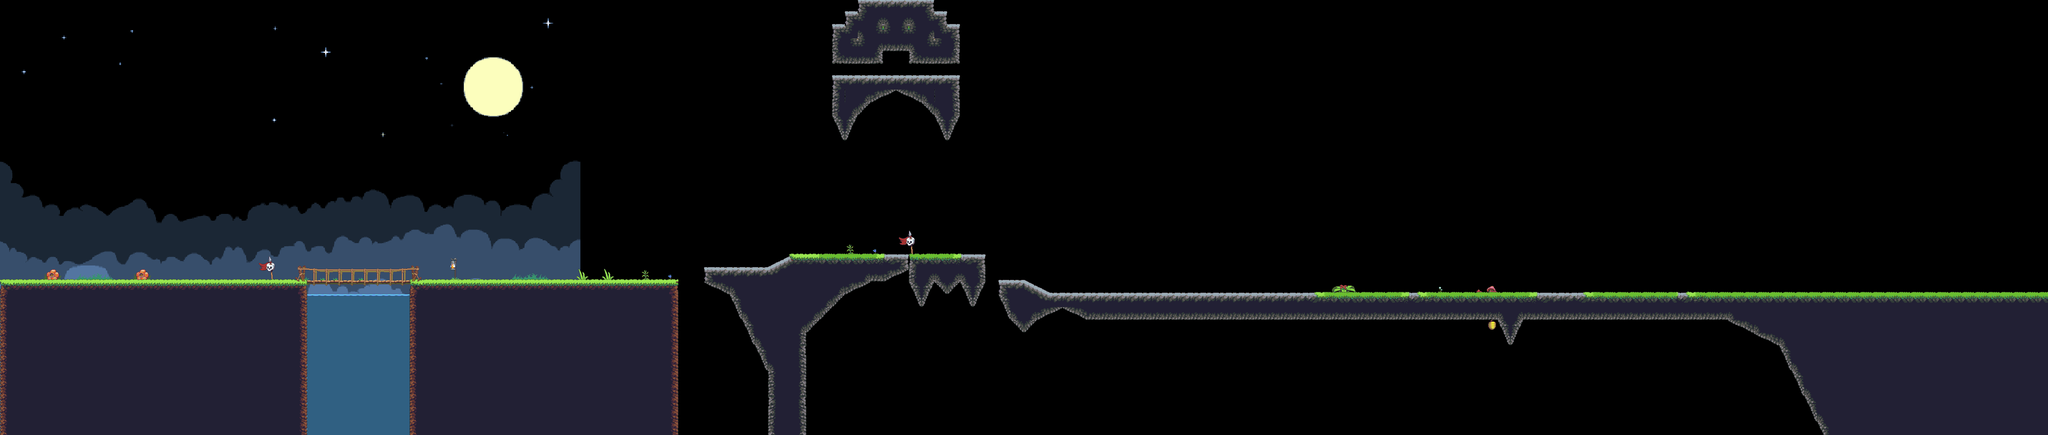

The image is a tile-based game level rendered from a .tmx file. Its description and source (layers, tilesets, objects; grid data summarised) follow:
An orthogonal 160x34 tile map with 32x32 px tiles, 4 tile layers (Background, Foreground, ForForground, RealForeground), 3 tilesets, 1 image layer and 44 objects (15x EnemyEntity, 9x CoinEntity, 8x Ground, 2x SpikeEntity, 2x zahl, ...).

<map version="1.0" orientation="orthogonal" renderorder="left-up" width="160" height="34" tilewidth="32" tileheight="32" nextobjectid="118">
 <tileset firstgid="1" name="jungle_guide" tilewidth="32" tileheight="32">
  <image source="../img/map/jungle_guide.png" width="768" height="928" />
 </tileset>
 <tileset firstgid="697" name="jungle_terrain" tilewidth="32" tileheight="32">
  <image source="../img/map/jungle_terrain.png" width="896" height="480" />
 </tileset>
 <tileset firstgid="1117" name="objekte" tilewidth="32" tileheight="32">
  <image source="../img/map/objekte.png" width="416" height="224" />
 </tileset>
 <imagelayer name="Parallax_layer1" x="-2" y="1">
  <image source="../img/background/background_fog5.png" />
 </imagelayer>
 <layer name="Background" width="160" height="34">
  <data>[5440 cells, 56 non-empty, 35 distinct tile ids]</data>
 </layer>
 <layer name="Foreground" width="160" height="34">
  <data>[5440 cells, 1344 non-empty, 92 distinct tile ids]</data>
 </layer>
 <layer name="ForForground" width="160" height="34">
  <data>[5440 cells, 2 non-empty, 2 distinct tile ids]</data>
 </layer>
 <objectgroup name="Object">
  <properties>
   <property name="duration" value="300" />
   <property name="fade" value="#300000" />
  </properties>
  <object id="3" name="mainPlayer" x="6" y="633" width="32" height="64">
   <properties>
    <property name="image" value="gripe_run_right" />
    <property name="spritewidth" value="64" />
   </properties>
  </object>
  <object id="4" name="CoinEntity" x="1704" y="598" width="32" height="32">
   <properties>
    <property name="image" value="spinning_coin_gold" />
    <property name="spritewidth" value="32" />
   </properties>
  </object>
  <object id="5" name="game.LevelEntity" x="5089" y="-165" width="31" height="900">
   <properties>
    <property name="duration" value="300" />
    <property name="fade" value="#009900" />
    <property name="to" value="1" />
   </properties>
  </object>
  <object id="16" name="SpikeEntity" x="767" y="1046.33" width="257" height="40" />
  <object id="19" name="SpikeEntity" x="1693" y="1047.33" width="2143" height="41" />
  <object id="30" name="CoinEntity" x="170" y="650" width="32" height="32">
   <properties>
    <property name="image" value="spinning_coin_gold" />
    <property name="spritewidth" value="32" />
   </properties>
  </object>
  <object id="31" name="CoinEntity" x="1121" y="643" width="32" height="32">
   <properties>
    <property name="image" value="spinning_coin_gold" />
    <property name="spritewidth" value="32" />
   </properties>
  </object>
  <object id="32" name="CoinEntity" x="2026" y="587" width="32" height="32">
   <properties>
    <property name="image" value="spinning_coin_gold" />
    <property name="spritewidth" value="32" />
   </properties>
  </object>
  <object id="57" name="CoinEntity" x="2651" y="659" width="32" height="32">
   <properties>
    <property name="image" value="spinning_coin_gold" />
    <property name="spritewidth" value="32" />
   </properties>
  </object>
  <object id="67" name="CoinEntity" x="492" y="592" width="32" height="32">
   <properties>
    <property name="image" value="spinning_coin_gold" />
    <property name="spritewidth" value="32" />
   </properties>
  </object>
  <object id="69" name="CoinEntity" x="1515" y="645" width="32" height="32">
   <properties>
    <property name="image" value="spinning_coin_gold" />
    <property name="spritewidth" value="32" />
   </properties>
  </object>
  <object id="70" name="CoinEntity" x="2420" y="546" width="32" height="32">
   <properties>
    <property name="image" value="spinning_coin_gold" />
    <property name="spritewidth" value="32" />
   </properties>
  </object>
  <object id="72" name="CoinEntity" x="3244" y="670" width="32" height="32">
   <properties>
    <property name="image" value="spinning_coin_gold" />
    <property name="spritewidth" value="32" />
   </properties>
  </object>
 </objectgroup>
 <objectgroup name="EnemyEntities">
  <object id="7" name="EnemyEntity" x="206" y="639" width="539" height="59">
   <properties>
    <property name="attack" value="1" />
    <property name="image" value="frog" />
    <property name="jump" value="0" />
    <property name="speed" value="4" />
    <property name="spriteheight" value="64" />
    <property name="spritewidth" value="64" />
   </properties>
  </object>
  <object id="79" name="EnemyEntity" x="2201" y="452" width="260" height="200">
   <properties>
    <property name="attack" value="4" />
    <property name="image" value="oger2" />
    <property name="jump" value="0" />
    <property name="speed" value="0" />
    <property name="spriteheight" value="200" />
    <property name="spritewidth" value="250" />
   </properties>
  </object>
  <object id="84" name="EnemyEntity" x="992" y="642" width="700" height="70">
   <properties>
    <property name="attack" value="3" />
    <property name="image" value="buckbeak" />
    <property name="jump" value="0" />
    <property name="speed" value="10" />
    <property name="spriteheight" value="64" />
    <property name="spritewidth" value="64" />
   </properties>
  </object>
  <object id="103" name="EnemyEntity" x="865" y="521" width="65" height="300">
   <properties>
    <property name="attack" value="5" />
    <property name="image" value="octopus" />
    <property name="jump" value="5" />
    <property name="speed" value="0" />
    <property name="spriteheight" value="64" />
    <property name="spritewidth" value="64" />
   </properties>
  </object>
  <object id="107" name="EnemyEntity" x="1158" y="568" width="700" height="70">
   <properties>
    <property name="attack" value="3" />
    <property name="image" value="buckbeak" />
    <property name="jump" value="0" />
    <property name="speed" value="10" />
    <property name="spriteheight" value="64" />
    <property name="spritewidth" value="64" />
   </properties>
  </object>
  <object id="108" name="EnemyEntity" x="1623" y="629" width="700" height="70">
   <properties>
    <property name="attack" value="3" />
    <property name="image" value="buckbeak" />
    <property name="jump" value="0" />
    <property name="speed" value="10" />
    <property name="spriteheight" value="64" />
    <property name="spritewidth" value="64" />
   </properties>
  </object>
  <object id="109" name="EnemyEntity" x="1774" y="567" width="700" height="70">
   <properties>
    <property name="attack" value="3" />
    <property name="image" value="buckbeak" />
    <property name="jump" value="0" />
    <property name="speed" value="10" />
    <property name="spriteheight" value="64" />
    <property name="spritewidth" value="64" />
   </properties>
  </object>
  <object id="110" name="EnemyEntity" x="2503" y="663" width="700" height="70">
   <properties>
    <property name="attack" value="3" />
    <property name="image" value="buckbeak" />
    <property name="jump" value="0" />
    <property name="speed" value="10" />
    <property name="spriteheight" value="64" />
    <property name="spritewidth" value="64" />
   </properties>
  </object>
  <object id="111" name="EnemyEntity" x="3209" y="665" width="700" height="70">
   <properties>
    <property name="attack" value="3" />
    <property name="image" value="buckbeak" />
    <property name="jump" value="0" />
    <property name="speed" value="10" />
    <property name="spriteheight" value="64" />
    <property name="spritewidth" value="64" />
   </properties>
  </object>
  </objectgroup>
 <layer name="RealForeground" width="160" height="34" opacity="0.9">
  <data>[5440 cells, 38 non-empty, 19 distinct tile ids]</data>
 </layer>
 <objectgroup name="collision">
  <!-- 16 objects omitted --></objectgroup>
</map>
<!-- 22 of 44 objects omitted -->
